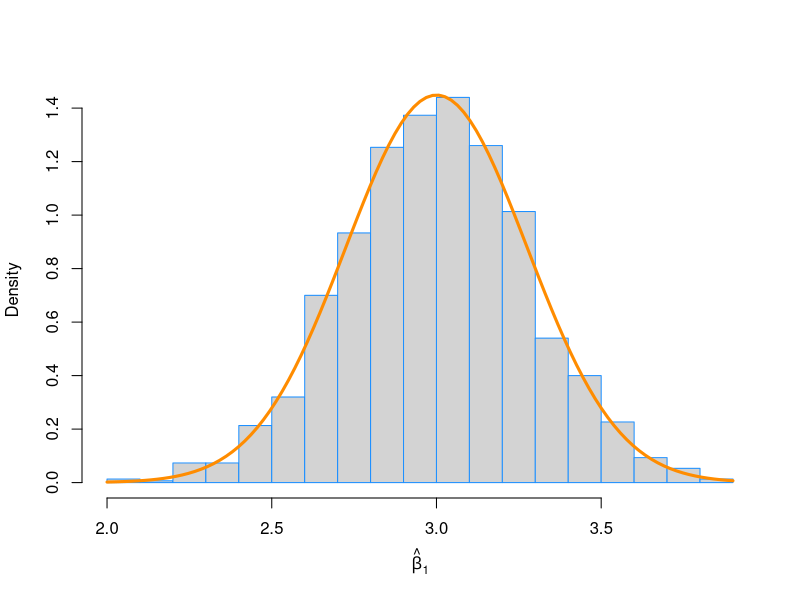

Reproduce this figure in R.
## ---- chunk 1
knitr::opts_chunk$set(echo = TRUE)
## ---- chunk 2
library(MASS)
set.seed(42)
train_index = sample(1:nrow(Boston), 400)
## ---- chunk 3
n=25
## ---- chunk 4
x0=rep(1,n)
## ---- chunk 5
x1=runif(n, min = 0, max = 10)
## ---- chunk 6
x2=runif(n, min = 0, max = 10)
## ---- chunk 7
x3=runif(n, min = 0, max = 10)
## ---- chunk 8
x4=runif(n, min = 0, max = 10)
## ---- chunk 9
x = cbind(x0,x1,x2,x3,x4)
## ---- chunk 10
C=solve(t(x) %*% x)
## ---- chunk 11
y=rep(0,n)
## ---- chunk 12
ex_4_data = data.frame(cbind(y,x1,x2,x4,x4))

## ---- chunk 13
set.seed(42)
n = 25
## ---- chunk 14
diag(C)
ex_4_data[10,]

## ---- chunk 15
beta_hat_1=rep(0,1500)
beta_2_pval=rep(0,1500)
beta_3_pval=rep(0,1500)
## ---- chunk 16
beta_0= 2
beta_1= 3
beta_2= 4
beta_3= 0
beta_4= 1
sigma = 4
true_line = beta_0 + beta_1 * x1 +beta_2 * x2 + beta_3 * x3 +beta_4 * x4 

num_sim   = 1500
beta_hats = matrix(0, num_sim, 5)
for (i in 1:num_sim) {
  eps      = rnorm(n, mean = 0, sd = sigma)

  ex_4_data$y=beta_0 + beta_1 * x1 + beta_2 * x2 + + beta_3 * x3 + beta_4 * x4+eps
 
  beta_hats[i, ]  = coef(lm(y ~ x1+x2+x3+x4, data = ex_4_data))
  beta_hat_1[i] = beta_hats[i, 2]
  beta_2_pval[i] = t.test(beta_hats[,3], mu = 0,alternative = c("two.sided"))$p.value
 beta_3_pval[i] = t.test(beta_hats[,4], mu = 0,alternative = c("two.sided"))$p.value
}
(beta_3_pval)

 
## ---- chunk 17
(dnorm(x, mean = beta_1, sd = sqrt(var(beta_hat_1))))
## ---- chunk 18
mean(beta_hat_1)
beta_1

## ---- chunk 19
var(beta_hat_1)
sigma ^ 2 * C[1 + 1, 1 + 1]

## ---- chunk 20
hist(beta_hat_1, prob = TRUE, breaks = 20, 
     xlab = expression(hat(beta)[1]), main = "", border = "dodgerblue")
curve(dnorm(x, mean = beta_1, sd = sqrt(sigma ^ 2 * C[1 + 1, 1 + 1])), 
      col = "darkorange", add = TRUE, lwd = 3)

## ---- chunk 21
sum(beta_3_pval<0.05)/15

## ---- chunk 22
sum(beta_2_pval<0.05)/15
